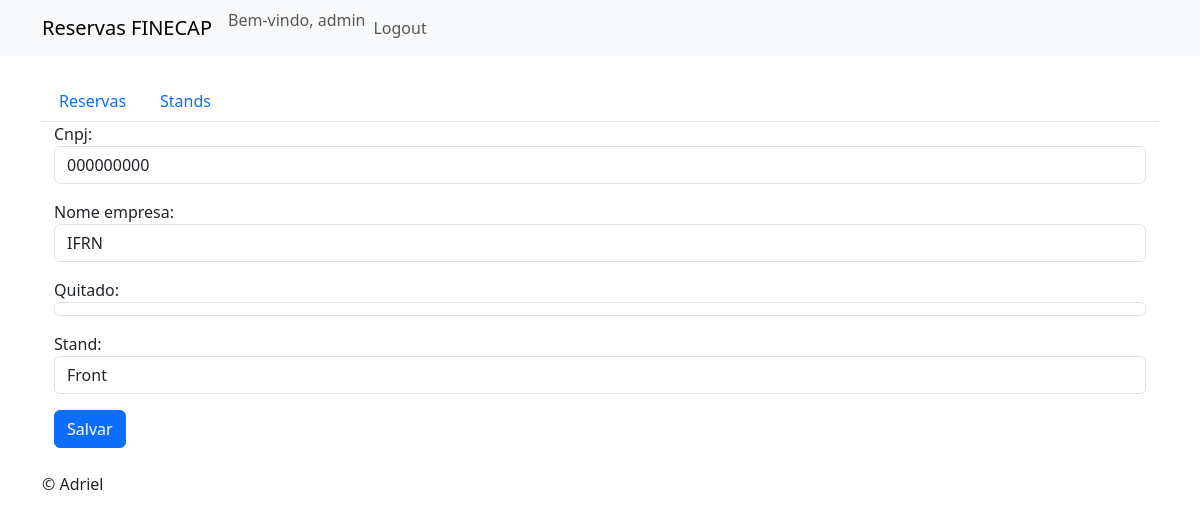
/reserva/editar/1/ (signed in), run on an earlier commit of the app's database.
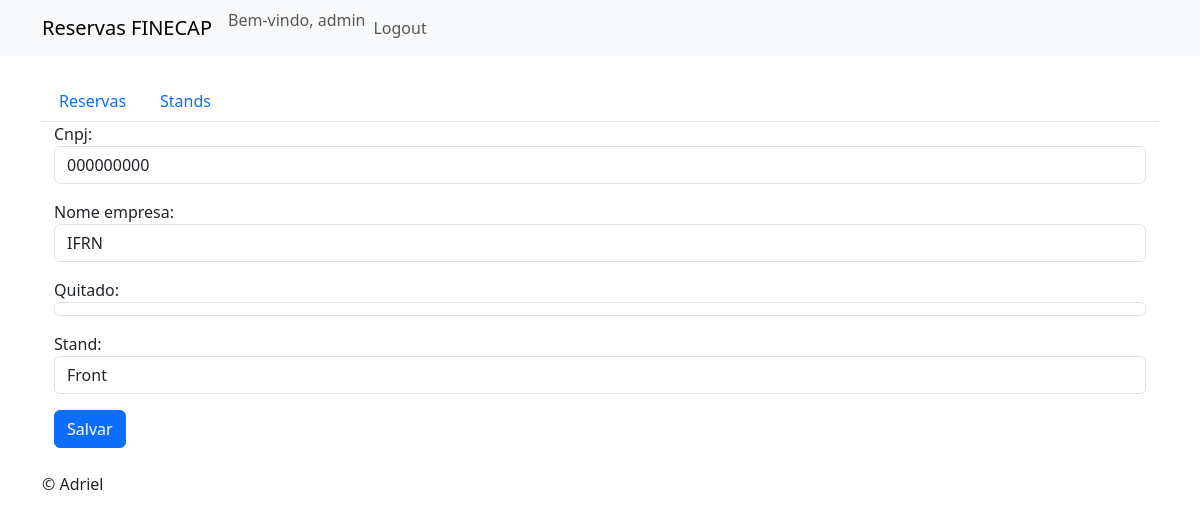
And on a later commit of the database.
### main/models.py (models this page shows, shortened)
class Reserva(models.Model):
    cnpj = models.CharField(max_length=20)
    nome_empresa = models.CharField(max_length=200)
    quitado = models.BooleanField(default=False)
    stand = models.ForeignKey(Stand, on_delete=models.CASCADE)
    data_cadastro = models.DateTimeField(auto_now_add=True)

### main/views.py (the view, shortened to what this page needs)
# urls.py: path('reserva/editar/<int:pk>/', EditarReservasView.as_view(), name="editar_reservas"),
class EditarReservasView(LoginRequiredMixin,UpdateView):
    model = Reserva
    form_class = ReservaForm
    template_name = "finecap/form.html"
    success_url = reverse_lazy('listar_reservas')

### main/forms.py
class ReservaForm(ModelForm):
    class Meta:
        model = Reserva
        fields = '__all__'
        widgets = {
            'cnpj': forms.TextInput(attrs={'class': 'form-control'}),
            'nome_empresa' : forms.TextInput(attrs={'class':'form-control'}),
            'quitado' : forms.CheckboxInput(attrs={'class':'form-control'}),
            'stand' : forms.Select(attrs={'class':'form-control'})
        }

### main/models.py (called while the page is built)
    def __str__(self):
        return self.localizacao

### main/templates/finecap/form.html (shortened to what this page needs)
{% extends 'base.html' %}
{% block content %}
<div class="container">
    <form method="post">
        {{ form.as_p }}
        <button type="submit" class="btn btn-primary">Salvar</button>
    </form>
</div>
{% endblock %}

What changed in the data, as far as the page shows it:
changed Reserva "IFRN": quitado "☐" → "☑"
